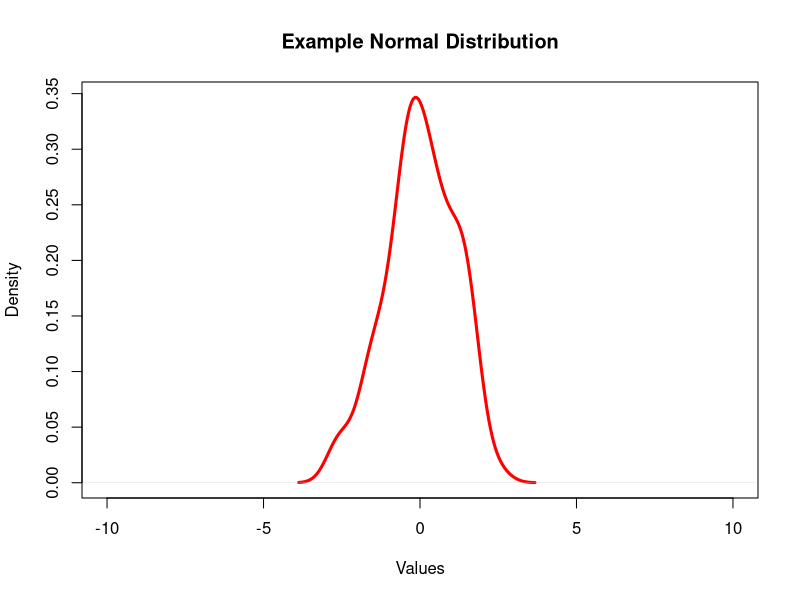

This chart was generated by the following R code:
## Biostatistics (Biol/Math 218) Portfolio 7
## Name: 

## Note: All text that is not r code needs to be commented out using the "#", this includes
## all notes and answers to questions. 
## All R code needs to work properly, so double check your work!

## ******IF YOU ARE ASKED TO CALCULATE SOMETHING, SHOW ALL WORK IN R****** #####
## ******IF YOU WRITE R CODE, MAKE SURE TO ANNOTATE IT***** ####################

########### Normal distribution ################################################

## In R, you can estimate a normal distribution using the rnorm() function.

## Run the following code

x <-rnorm(n = 100,mean = 0, sd = 1)
plot(density(x), main = "Example Normal Distribution", xlab = "Values", 
     xlim = c(-10, 10), lwd = 3, col = "red")

## Question: What are the mean and standard deviation of this normal distribution?

## Answer:

## Question: What is the name of this type of normal distribution?

## Answer:

## If you notice, the curve is not perfectly smooth. Which part of the rnorm()
## function would you change to increase the smoothness but keep its shape? Run 
## your new code below, including the graphical output. What is this phenomenon called?

## Answer: Increase n, the central limit theorem

## What happens if the standard deviation is increased? Demonstrate this in using 
## a graph.

## Answer:

## What happens if the mean is increased? Demonstrate this in using 
## a graph.

## Answer:

########### Z-transformation ###################################################

## A Z-transformation lets us use the standard normal distribution to ask questions about
## a population of continuous numerical observations

## In the space below, write the z-transformation formula in an R-readable format. 


## Question: What information do we need to know to perform a z-transformation?

## Answer:

## In the space below, input the iris data and extract out the Iris setosa petal lengths


## Question: Assess the normality of these observations, do they pass the eyeball test?

## Answer:

## Using your Iris data, answer the following questions, show all work in R:

## Question: Assuming that all observations in the iris data set is representative
## of the entire Iris population, what is the population mean and standard deviation 
## of Iris setosa petal lengths?

## Answer:


## Question: Let's say that Iris setosa are considered more attractive to pollinators if 
## they have petals longer than 1.6 cm. Using the Z-transformation, determine what proportion of 
## setosa petal lengths are wider than the 1.6 cm. *You need to make sure to use the pnorm() function. 

## Answer:


## Biology question: What do you think will happen to the % of Iris setosa in the
## population that have petals longer than 1.6 cm over time? Why?

## Answer:


